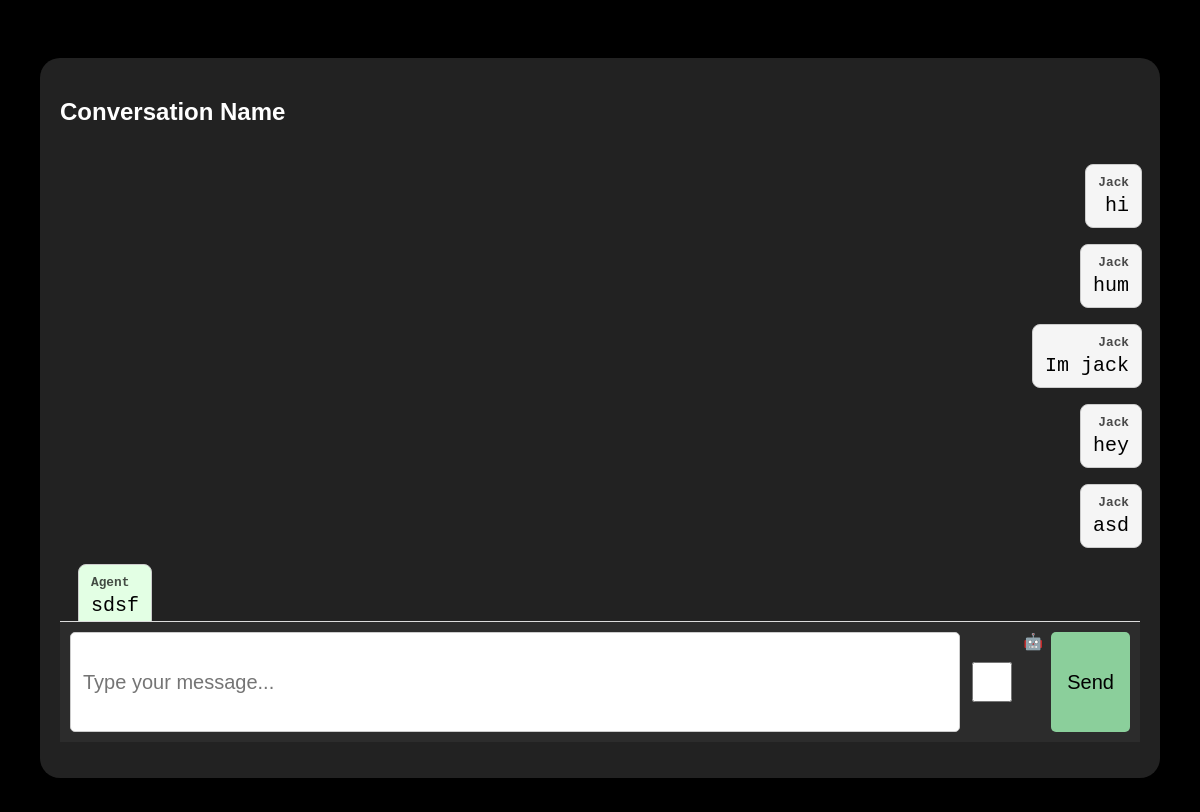
The app's page /chat/8/ (signed in), older data.
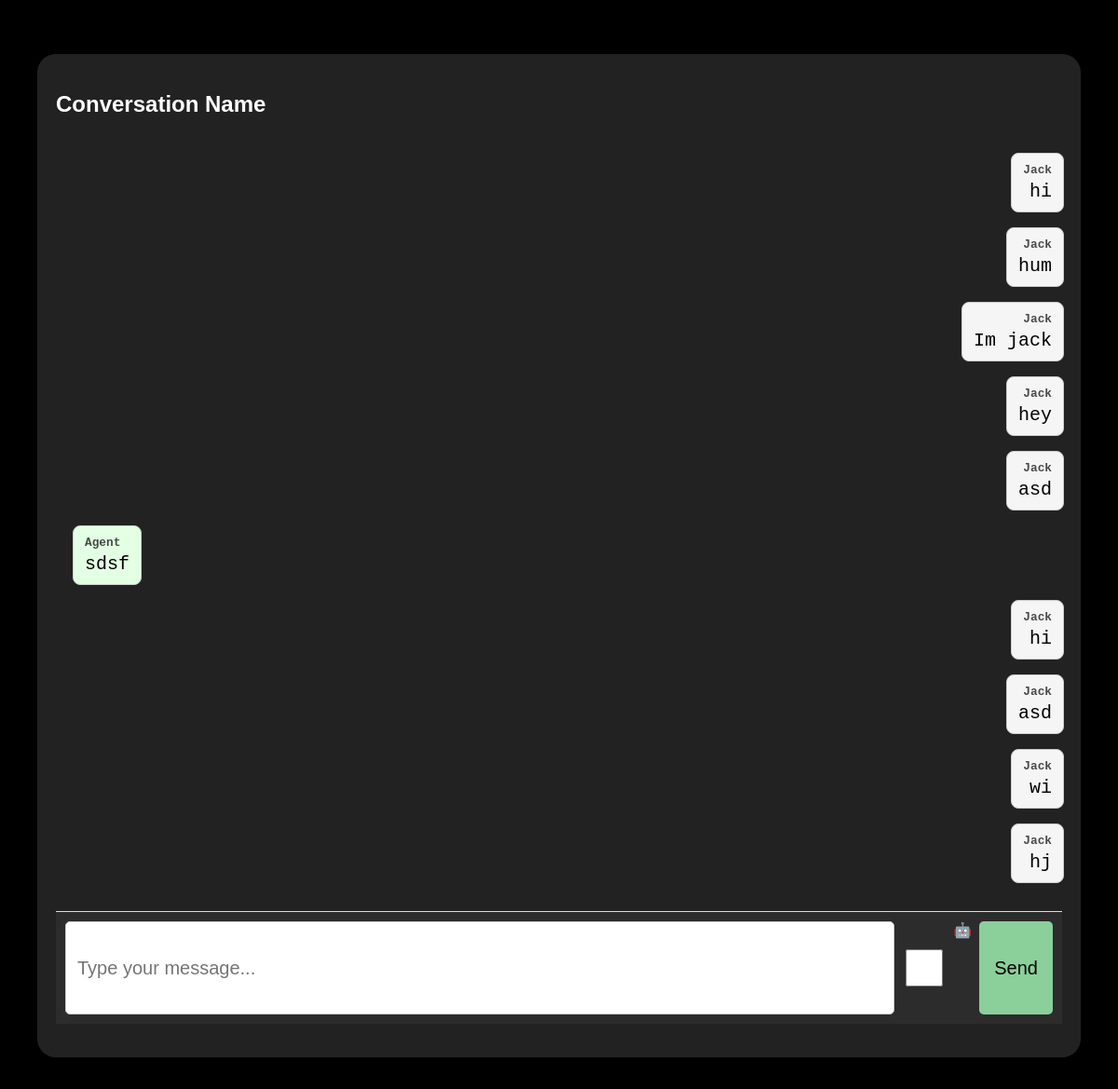
The same page, newer data.
### core/models.py (models this page shows)
class User(AbstractUser):
    pass

### chat/models.py (models this page shows, shortened)
class Message(models.Model):
    content = models.CharField(max_length=20000)
    is_agent = models.BooleanField(default=False , editable=False)
    created_at = models.DateTimeField(auto_now_add=True)
    conversation = models.ForeignKey(Conversation, on_delete=models.CASCADE,related_name='messages')

### chat/views.py (the view)
# urls.py: path('chat/<int:pk>/', ChatView.as_view(), name='chat-detail'),
class ChatView(LoginRequiredMixin , UserPassesTestMixin , DetailView):
    model = Conversation
    template_name = 'chat.html'
    context_object_name = "conversation"
    def test_func(self):
        conversation = self.get_object()
        if self.request.user.is_staff:
            return True
        return conversation.user == self.request.user
    def get_context_data(self, **kwargs):
        context = super().get_context_data(**kwargs)
        context["messages"] = self.object.messages.all().order_by("created_at")
        return context

### templates/chat.html (shortened to what this page needs)
{% extends "base.html" %}
{% block content %}
<div class="conversation" id="conversation" hx-ext="ws" ws-connect="/ws/chat/{{ conversation.id }}/">
  <h2>Conversation Name</h2>
  <div id="messages"
       class="chat-container">
    {% for message in messages %}
      {% include "message.html" %}
    {% endfor %}
  </div>
  <form
    class="chat-input"
    hx-post="{% url 'chat-send' conversation.pk %}"
    hx-on="htmx:afterRequest: this.reset()"
  >
    <input
      type="text"
      name="content"
      required
      autocomplete="off"
      placeholder="Type your message..."
    />
     <input type="checkbox" name="is_agent" value="true" style="width: 40px;">🤖<br>
    <button type="submit">Send</button>
  </form>
</div>
{% endblock %}

### templates/base.html (shortened to what this page needs)
 {% load static %}
<html>
<head>
</head>
<body>
    <header>
        <h1>TelRAG</h1>
    </header>
    <main>
        {% block content %}{% endblock %}
    </main>
    <footer>
        <p>&copy; 2024 My Application</p>
    </footer>
</body>
</html>

### templates/message.html
<div id="message" class="message {% if message.is_agent %}agent{% else %}user{% endif %}">
  <strong>{% if message.is_agent %} Agent {% else %} {{user.first_name}} {% endif %}</strong>
  <span>{{ message.content }}</span>
</div>

### templates/base.html (style rules this page uses)
body, html { margin: 0; padding: 0; height: 100%; background-color: #000000; }
h2 { color: #ffffff; }
.conversation { font-family: Arial, sans-serif; margin: 0 auto; padding: 20px; width: 90%; background-color: #222222; border-radius: 20px; display: flex; flex-direction: column; height: calc(100vh - 120px); }
.chat-input { display: flex; gap: 8px; padding: 10px; border-top: 1px solid #ddd; background: #2c2c2c; }
.chat-input input[type="text"] { flex: 1; padding: 10px 12px; border-radius: 5px; border: 1px solid #ccc; font-size: 1.25rem; outline: none; height: 100px; }
.chat-input button { padding: 10px 16px; border-radius: 5px; border: none; background-color: #8bcf9b; color: #000; font-size: 1.25rem; cursor: pointer; }
.chat-container { display: flex; flex-direction: column; width: 100%; flex: 1; overflow-y: auto; padding: 10px; }
.message { max-width: 70%; margin: 8px; padding: 10px 12px; border-radius: 8px; border: 1px solid #ccc; background-color: #ffffff; word-wrap: break-word; display: flex; flex-direction: column; font-size: 1.25rem; font-family: monospace; }
.message.agent { align-self: flex-start; background-color: #e3ffe4; }
.message.user { align-self: flex-end; background-color: #f5f5f5; text-align: right; }
.message strong { font-size: 0.8rem; opacity: 0.7; margin-bottom: 4px; }

Row changes from the older to the newer data that the page shows:
added Message: {{ user.first_name }} "Jack", content "hi"
added Message: {{ user.first_name }} "Jack", content "asd"
added Message: {{ user.first_name }} "Jack", content "wi"
added Message: {{ user.first_name }} "Jack", content "hj"
